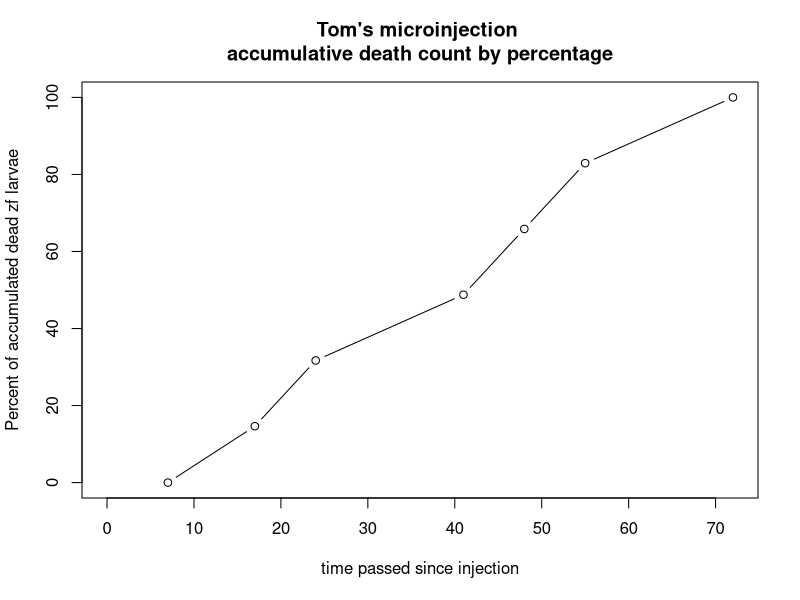
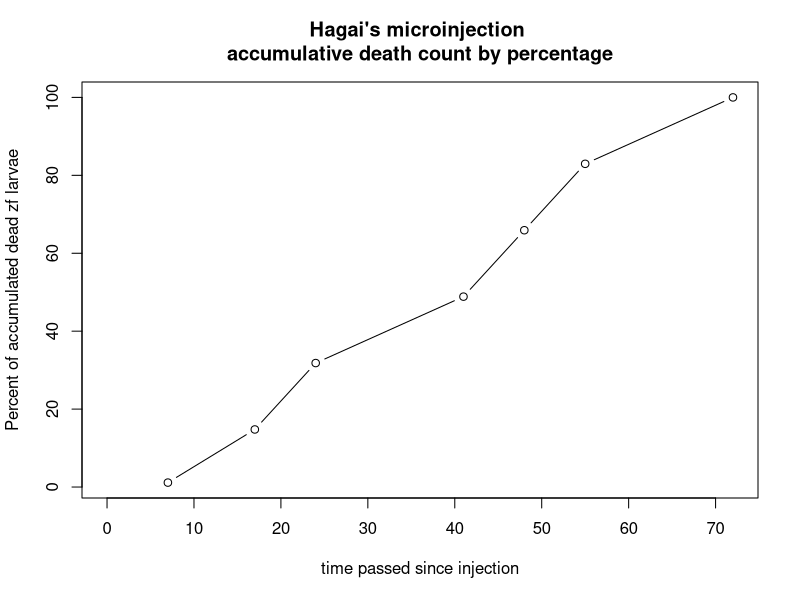

Generate these figures, in order, with R: (Note: this script raises an error after producing the figures.)
## ---- chunk 1

library(knitr)
library(kableExtra)
Material<-"dr_GNE_HDR"
Initial.Conc<-"5932 ng/µL"
DDW.Volume<- "11 µL"
Volume.To.Pick<-"1 µL"
Final.Concentration<-"12 µL"

DF<-data.frame(Material, Initial.Conc, DDW.Volume, Volume.To.Pick, Final.Concentration)
kable(DF, "latex", booktabs = TRUE)
## ---- chunk 2
Material <- c("Cas9", "gRNA",
             "ssODN", "KCl",
             "DDW", "final volume")
Vol.To.Pick<- c(1,1,1,0.5,1.5,5)
Initial.Conc<- c(1000, 1020.75, 494.999, 3000, "-", "-")
Final.Concentration<-c(200,204.15,98.866,300,"-","-")

df<-data.frame(Material,Vol.To.Pick,Initial.Conc,Final.Concentration)

library(knitr)
library(kableExtra)
kable(df, "latex", booktabs = TRUE) %>%
  kable_styling(latex_options = "striped")
## ---- chunk 3

library(knitr)
library(kableExtra)
Material<-"Scr7"
Initial.Conc<-"4 mM"
DDW.Volume<- "300 µL"
Volume.To.Pick<-"30 mL"
Final.Concentration<-"20 µM"

DF<-data.frame(Material, Initial.Conc, DDW.Volume, Volume.To.Pick, Final.Concentration)
kable(DF, "latex", booktabs = TRUE)
## ---- chunk 4

library(knitr)
library(kableExtra)
Material<-"DMSO"
Initial.Conc<-"X mM"
DDW.Volume<- "300 µL"
Volume.To.Pick<-"30 mL"
Final.Concentration<-"20 µM"

DF<-data.frame(Material, Initial.Conc, DDW.Volume, Volume.To.Pick, Final.Concentration)
kable(DF, "latex", booktabs = TRUE)
## ---- chunk 5
library(tibble)
library(kableExtra)
batch.file<-tribble(
  ~Batch, ~Parents, ~`Date`, ~`Number of offsprings`, ~`Number of living offsprings`,
  "Batch 1", "TL find out which cell" ,"Nov 13 2019", 40 , 18
)
kable(batch.file, "latex", booktabs = TRUE)
## ---- chunk 6
library(tibble)
library(kableExtra)
DF1<- read.csv("tables/Tom_VS_Hagai_R1_Tom.csv") # My table
DF2<-read.csv("tables/Tom_VS_Hagai_R1_Hagai.csv") # Hagai's table
DF1$Dead.so.far<-with(DF1, 13-Live.Larvae) # made a new column calculate how many larvae died at that time
DF1[1,4]<- NA # Making first cell of dead so far empty
DF2$Dead.so.far<-with(DF2, 27-Live.Larvae)  # made a new column calculate how many larvae died at that time
DF2[1,4]<- NA # Making first cell of dead so far empty
# end of dataframe import
DF1[1,4]<- as.numeric(DF1[1,4])
DF2[1,4]<- as.numeric(DF2[1,4])
y<-c()
for (i in 1:length(DF1[,4])) {
  y<- append(y, (sum(as.numeric(DF1[2:i,4]))))
}
# y 
DF1$Accumulative.Dead <- y
s<- c()
for (i in 1:length(DF1[,4])) {
  s<- append(s, (as.numeric(DF1[i,5])/as.numeric(DF1[8,5]))*100)
}
# s
DF1$accu.dead.perc<-s

# Hagai
y<-c()
for (i in 1:length(DF2[,4])) {
  y<- append(y, (sum(as.numeric(DF2[2:i,4]))))
}
# y 
DF2$Accumulative.Dead <- y

s<- c()
for (i in 1:length(DF2[,4])) {
  s<- append(s, (as.numeric(DF2[i,5])/as.numeric(DF2[8,5]))*100)
}
# s
DF2$accu.dead.perc<-s

# End of making an accumulative column of dead %

# Naming headers and adding timeline for x axis ----
colnames(DF1)<- c("Date checked", 
                  "Time of the day", 
                  "Live count", 
                  "Dead Count", 
                  "Dead accumulated", 
                  "Dead accumulated percentage")
colnames(DF2)<- c("Date checked", 
                  "Time of the day", 
                  "Live count", 
                  "Dead Count", 
                  "Dead accumulated", 
                  "Dead accumulated percentage")
DF1$Time<- c(0,7,17,24,41,48,55,72)
DF2$Time<- c(0,7,17,24,41,48,55,72)

# Plotting ---- 

# plot(DF1[,7],DF1[,6], type = "b", main = "Tom's microinjection \naccumulative death count by percentage",
#      xlab = "time passed since injection",
#      ylab = "Percent of accumulated dead zf larvae" )

# plot(DF2[,7],DF2[,6], type = "b", main = "Hagai's microinjection \naccumulative death count by percentage",
#      xlab = "time passed since injection",
#      ylab = "Percent of accumulated dead zf larvae" )

# statistical

# summary(DF1)
# summary(DF2)
kable(DF1, booktabs = TRUE)
## ---- chunk 7
library(tibble)
library(kableExtra)
DF1<- read.csv("tables/Tom_VS_Hagai_R1_Tom.csv") # My table
DF2<-read.csv("tables/Tom_VS_Hagai_R1_Hagai.csv") # Hagai's table
DF1$Dead.so.far<-with(DF1, 13-Live.Larvae) # made a new column calculate how many larvae died at that time
DF1[1,4]<- NA # Making first cell of dead so far empty
DF2$Dead.so.far<-with(DF2, 27-Live.Larvae)  # made a new column calculate how many larvae died at that time
DF2[1,4]<- NA # Making first cell of dead so far empty
# end of dataframe import
DF1[1,4]<- as.numeric(DF1[1,4])
DF2[1,4]<- as.numeric(DF2[1,4])
y<-c()
for (i in 1:length(DF1[,4])) {
  y<- append(y, (sum(as.numeric(DF1[2:i,4]))))
}
# y 
DF1$Accumulative.Dead <- y
s<- c()
for (i in 1:length(DF1[,4])) {
  s<- append(s, (as.numeric(DF1[i,5])/as.numeric(DF1[8,5]))*100)
}
# s
DF1$accu.dead.perc<-s

# Hagai
y<-c()
for (i in 1:length(DF2[,4])) {
  y<- append(y, (sum(as.numeric(DF2[2:i,4]))))
}
# y 
DF2$Accumulative.Dead <- y

s<- c()
for (i in 1:length(DF2[,4])) {
  s<- append(s, (as.numeric(DF2[i,5])/as.numeric(DF2[8,5]))*100)
}
# s
DF2$accu.dead.perc<-s

# End of making an accumulative column of dead %

# Naming headers and adding timeline for x axis ----
colnames(DF1)<- c("Date checked", 
                  "Time of the day", 
                  "Live count", 
                  "Dead Count", 
                  "Dead accumulated", 
                  "Dead accumulated percentage")
colnames(DF2)<- c("Date checked", 
                  "Time of the day", 
                  "Live count", 
                  "Dead Count", 
                  "Dead accumulated", 
                  "Dead accumulated percentage")
DF1$Time<- c(0,7,17,24,41,48,55,72)
DF2$Time<- c(0,7,17,24,41,48,55,72)

# Plotting ---- 

# plot(DF1[,7],DF1[,6], type = "b", main = "Tom's microinjection \naccumulative death count by percentage",
#      xlab = "time passed since injection",
#      ylab = "Percent of accumulated dead zf larvae" )

# plot(DF2[,7],DF2[,6], type = "b", main = "Hagai's microinjection \naccumulative death count by percentage",
#      xlab = "time passed since injection",
#      ylab = "Percent of accumulated dead zf larvae" )

# statistical

# summary(DF1)
# summary(DF2)
kable(DF2, "latex", booktabs = TRUE)
## ---- chunk 8
library(tibble)
library(kableExtra)
DF1<- read.csv("tables/Tom_VS_Hagai_R1_Tom.csv") # My table
DF2<-read.csv("tables/Tom_VS_Hagai_R1_Hagai.csv") # Hagai's table
DF1$Dead.so.far<-with(DF1, 13-Live.Larvae) # made a new column calculate how many larvae died at that time
DF1[1,4]<- NA # Making first cell of dead so far empty
DF2$Dead.so.far<-with(DF2, 27-Live.Larvae)  # made a new column calculate how many larvae died at that time
DF2[1,4]<- NA # Making first cell of dead so far empty
# end of dataframe import
DF1[1,4]<- as.numeric(DF1[1,4])
DF2[1,4]<- as.numeric(DF2[1,4])
y<-c()
for (i in 1:length(DF1[,4])) {
  y<- append(y, (sum(as.numeric(DF1[2:i,4]))))
}
# y 
DF1$Accumulative.Dead <- y
s<- c()
for (i in 1:length(DF1[,4])) {
  s<- append(s, (as.numeric(DF1[i,5])/as.numeric(DF1[8,5]))*100)
}
# s
DF1$accu.dead.perc<-s

# Hagai
y<-c()
for (i in 1:length(DF2[,4])) {
  y<- append(y, (sum(as.numeric(DF2[2:i,4]))))
}
# y 
DF2$Accumulative.Dead <- y

s<- c()
for (i in 1:length(DF2[,4])) {
  s<- append(s, (as.numeric(DF2[i,5])/as.numeric(DF2[8,5]))*100)
}
# s
DF2$accu.dead.perc<-s

# End of making an accumulative column of dead %

# Naming headers and adding timeline for x axis ----
colnames(DF1)<- c("Date checked", 
                  "Time of the day", 
                  "Live count", 
                  "Dead Count", 
                  "Dead accumulated", 
                  "Dead accumulated percentage")
colnames(DF2)<- c("Date checked", 
                  "Time of the day", 
                  "Live count", 
                  "Dead Count", 
                  "Dead accumulated", 
                  "Dead accumulated percentage")
DF1$Time<- c(0,7,17,24,41,48,55,72)
DF2$Time<- c(0,7,17,24,41,48,55,72)

# Plotting ---- 

plot(DF1[,7],DF1[,6], type = "b", main = "Tom's microinjection \naccumulative death count by percentage",
     xlab = "time passed since injection",
     ylab = "Percent of accumulated dead zf larvae" )

# plot(DF2[,7],DF2[,6], type = "b", main = "Hagai's microinjection \naccumulative death count by percentage",
#      xlab = "time passed since injection",
#      ylab = "Percent of accumulated dead zf larvae" )

# statistical

# summary(DF1)
# summary(DF2)

## ---- chunk 9
library(tibble)
library(kableExtra)
DF1<- read.csv("tables/Tom_VS_Hagai_R1_Tom.csv") # My table
DF2<-read.csv("tables/Tom_VS_Hagai_R1_Hagai.csv") # Hagai's table
DF1$Dead.so.far<-with(DF1, 13-Live.Larvae) # made a new column calculate how many larvae died at that time
DF1[1,4]<- NA # Making first cell of dead so far empty
DF2$Dead.so.far<-with(DF2, 27-Live.Larvae)  # made a new column calculate how many larvae died at that time
DF2[1,4]<- NA # Making first cell of dead so far empty
# end of dataframe import
DF1[1,4]<- as.numeric(DF1[1,4])
DF2[1,4]<- as.numeric(DF2[1,4])
y<-c()
for (i in 1:length(DF1[,4])) {
  y<- append(y, (sum(as.numeric(DF1[2:i,4]))))
}
# y 
DF1$Accumulative.Dead <- y
s<- c()
for (i in 1:length(DF1[,4])) {
  s<- append(s, (as.numeric(DF1[i,5])/as.numeric(DF1[8,5]))*100)
}
# s
DF1$accu.dead.perc<-s

# Hagai
y<-c()
for (i in 1:length(DF2[,4])) {
  y<- append(y, (sum(as.numeric(DF2[2:i,4]))))
}
# y 
DF2$Accumulative.Dead <- y

s<- c()
for (i in 1:length(DF2[,4])) {
  s<- append(s, (as.numeric(DF2[i,5])/as.numeric(DF2[8,5]))*100)
}
# s
DF2$accu.dead.perc<-s

# End of making an accumulative column of dead %

# Naming headers and adding timeline for x axis ----
colnames(DF1)<- c("Date checked", 
                  "Time of the day", 
                  "Live count", 
                  "Dead Count", 
                  "Dead accumulated", 
                  "Dead accumulated percentage")
colnames(DF2)<- c("Date checked", 
                  "Time of the day", 
                  "Live count", 
                  "Dead Count", 
                  "Dead accumulated", 
                  "Dead accumulated percentage")
DF1$Time<- c(0,7,17,24,41,48,55,72)
DF2$Time<- c(0,7,17,24,41,48,55,72)

# Plotting ---- 

# plot(DF1[,7],DF1[,6], type = "b", main = "Tom's microinjection \naccumulative death count by percentage",
#      xlab = "time passed since injection",
#      ylab = "Percent of accumulated dead zf larvae" )

plot(DF2[,7],DF2[,6], type = "b", main = "Hagai's microinjection \naccumulative death count by percentage",
     xlab = "time passed since injection",
     ylab = "Percent of accumulated dead zf larvae" )

# statistical

# summary(DF1)
# summary(DF2)

## ---- chunk 10
library(tibble)
library(kableExtra)
DF1<- read.csv("tables/Tom_VS_Hagai_R1_Tom.csv") # My table
DF2<-read.csv("tables/Tom_VS_Hagai_R1_Hagai.csv") # Hagai's table
DF1$Dead.so.far<-with(DF1, 13-Live.Larvae) # made a new column calculate how many larvae died at that time
DF1[1,4]<- NA # Making first cell of dead so far empty
DF2$Dead.so.far<-with(DF2, 27-Live.Larvae)  # made a new column calculate how many larvae died at that time
DF2[1,4]<- NA # Making first cell of dead so far empty
# end of dataframe import
DF1[1,4]<- as.numeric(DF1[1,4])
DF2[1,4]<- as.numeric(DF2[1,4])
y<-c()
for (i in 1:length(DF1[,4])) {
  y<- append(y, (sum(as.numeric(DF1[2:i,4]))))
}
# y 
DF1$Accumulative.Dead <- y
s<- c()
for (i in 1:length(DF1[,4])) {
  s<- append(s, (as.numeric(DF1[i,5])/as.numeric(DF1[8,5]))*100)
}
# s
DF1$accu.dead.perc<-s

# Hagai
y<-c()
for (i in 1:length(DF2[,4])) {
  y<- append(y, (sum(as.numeric(DF2[2:i,4]))))
}
# y 
DF2$Accumulative.Dead <- y

s<- c()
for (i in 1:length(DF2[,4])) {
  s<- append(s, (as.numeric(DF2[i,5])/as.numeric(DF2[8,5]))*100)
}
# s
DF2$accu.dead.perc<-s

# End of making an accumulative column of dead %

# Naming headers and adding timeline for x axis ----
colnames(DF1)<- c("Date checked", 
                  "Time of the day", 
                  "Live count", 
                  "Dead Count", 
                  "Dead accumulated", 
                  "Dead accumulated percentage")
colnames(DF2)<- c("Date checked", 
                  "Time of the day", 
                  "Live count", 
                  "Dead Count", 
                  "Dead accumulated", 
                  "Dead accumulated percentage")
DF1$Time<- c(0,7,17,24,41,48,55,72)
DF2$Time<- c(0,7,17,24,41,48,55,72)

# Plotting ---- 

# plot(DF1[,7],DF1[,6], type = "b", main = "Tom's microinjection \naccumulative death count by percentage",
#      xlab = "time passed since injection",
#      ylab = "Percent of accumulated dead zf larvae" )

# plot(DF2[,7],DF2[,6], type = "b", main = "Hagai's microinjection \naccumulative death count by percentage",
#      xlab = "time passed since injection",
#      ylab = "Percent of accumulated dead zf larvae" )

# statistical

summary(DF1)
# summary(DF2)

## ---- chunk 11
library(tibble)
library(kableExtra)
DF1<- read.csv("tables/Tom_VS_Hagai_R1_Tom.csv") # My table
DF2<-read.csv("tables/Tom_VS_Hagai_R1_Hagai.csv") # Hagai's table
DF1$Dead.so.far<-with(DF1, 13-Live.Larvae) # made a new column calculate how many larvae died at that time
DF1[1,4]<- NA # Making first cell of dead so far empty
DF2$Dead.so.far<-with(DF2, 27-Live.Larvae)  # made a new column calculate how many larvae died at that time
DF2[1,4]<- NA # Making first cell of dead so far empty
# end of dataframe import
DF1[1,4]<- as.numeric(DF1[1,4])
DF2[1,4]<- as.numeric(DF2[1,4])
y<-c()
for (i in 1:length(DF1[,4])) {
  y<- append(y, (sum(as.numeric(DF1[2:i,4]))))
}
# y 
DF1$Accumulative.Dead <- y
s<- c()
for (i in 1:length(DF1[,4])) {
  s<- append(s, (as.numeric(DF1[i,5])/as.numeric(DF1[8,5]))*100)
}
# s
DF1$accu.dead.perc<-s

# Hagai
y<-c()
for (i in 1:length(DF2[,4])) {
  y<- append(y, (sum(as.numeric(DF2[2:i,4]))))
}
# y 
DF2$Accumulative.Dead <- y

s<- c()
for (i in 1:length(DF2[,4])) {
  s<- append(s, (as.numeric(DF2[i,5])/as.numeric(DF2[8,5]))*100)
}
# s
DF2$accu.dead.perc<-s

# End of making an accumulative column of dead %

# Naming headers and adding timeline for x axis ----
colnames(DF1)<- c("Date checked", 
                  "Time of the day", 
                  "Live count", 
                  "Dead Count", 
                  "Dead accumulated", 
                  "Dead accumulated percentage")
colnames(DF2)<- c("Date checked", 
                  "Time of the day", 
                  "Live count", 
                  "Dead Count", 
                  "Dead accumulated", 
                  "Dead accumulated percentage")
DF1$Time<- c(0,7,17,24,41,48,55,72)
DF2$Time<- c(0,7,17,24,41,48,55,72)

# Plotting ---- 

# plot(DF1[,7],DF1[,6], type = "b", main = "Tom's microinjection \naccumulative death count by percentage",
#      xlab = "time passed since injection",
#      ylab = "Percent of accumulated dead zf larvae" )

# plot(DF2[,7],DF2[,6], type = "b", main = "Hagai's microinjection \naccumulative death count by percentage",
#      xlab = "time passed since injection",
#      ylab = "Percent of accumulated dead zf larvae" )

# statistical

# summary(DF1)
summary(DF2)

## ---- chunk 12
knitr::include_graphics("../../365/10June2020/Master 2020-06-10_15h42m20s.png")
## ---- chunk 13
knitr::include_graphics("../../365/10June2020/Master 2020-06-10_15h45m46s.png")
## ---- chunk 14
x<-read.csv('tables/FCmaypoorlarvae.csv')
library(knitr)
library(kableExtra)
kable(x, "latex", booktabs = TRUE) %>%
  kable_styling(latex_options = "striped")
## ---- chunk 15
x<-read.csv('tables/9junePCRmix.csv')
library(knitr)
library(kableExtra)
kable(x, "latex", booktabs = TRUE) %>%
  kable_styling(latex_options = "striped")
## ---- chunk 16
x<-read.csv('tables/9june2020PCRtableWTS.csv')
library(knitr)
library(kableExtra)
kable(x, "latex", booktabs = TRUE) %>%
  kable_styling(latex_options = "striped")
## ---- chunk 17
x<-read.csv('tables/9june2020PCRF1_2.csv')
library(knitr)
library(kableExtra)
kable(x, "latex", booktabs = TRUE) %>%
  kable_styling(latex_options = "striped")
